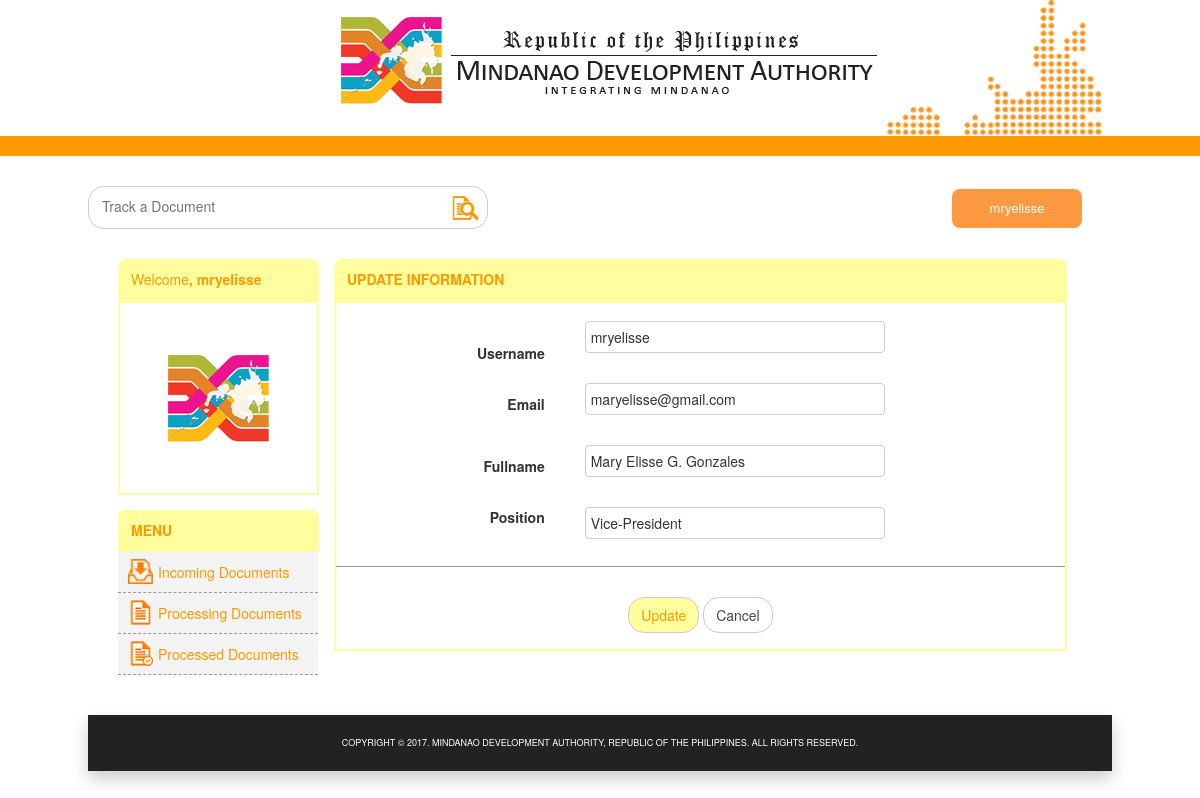
/user/updateinfo-user.php?id=2 (signed in), run on the app's committed database.
### tables this page shows
CREATE TABLE `users` (
  `id` int(11) UNSIGNED NOT NULL,
  `username` varchar(50) NOT NULL,
  `email` varchar(50) NOT NULL,
  `name` varchar(50) NOT NULL,
  `office` varchar(50) NOT NULL,
  `userType` varchar(30) NOT NULL,
  `position` varchar(50) NOT NULL,
  `password` varchar(255) NOT NULL,
  `created_at` datetime NOT NULL DEFAULT CURRENT_TIMESTAMP
);

### include/update-info.php (called while the page is built, shortened)
<?php
require_once 'config.php';
$username = $email = $name = $position = $userType="";
$username_err = $email_err = $name_err = $position_err = "";
if(isset($_POST["id"]) && !empty($_POST["id"])){
    $id = $_POST["id"];
		$input_username = trim($_POST["username"]);
    if(empty($input_username)){
        $username_err = "Please enter a username.";
    } else{
        $sql = "SELECT id, userType FROM users WHERE username = ?";
        if($stmt = mysqli_prepare($link, $sql)){
            mysqli_stmt_bind_param($stmt, "s", $param_username);
            $param_username = trim($_POST["username"]);
            if(mysqli_stmt_execute($stmt)){
                mysqli_stmt_store_result($stmt);
                mysqli_stmt_bind_result($stmt, $idTmp, $userType_db);
                  if(mysqli_stmt_fetch($stmt)){
                    $userType = $userType_db;
                  }
                    $username = $input_username;
            } else{
                echo "Oops! Something went wrong. Please try again later.";
            }
        }
        mysqli_stmt_close($stmt);
    }
		$input_email = trim($_POST["email"]);
		if(empty($input_email)){
        $email_err = "Please enter an email.";
    } elseif (!filter_var(trim($_POST['email']), FILTER_VALIDATE_EMAIL)) {
      $email_err = "Please enter a valid email";
    } else{
        $email = $input_email;
    }
    $input_name = trim($_POST["name"]);
    if(empty($input_name)){
        $name_err = "Please enter a name.";
    } elseif(!filter_var(trim($_POST["name"]), FILTER_VALIDATE_REGEXP, array("options"=>array("regexp"=>"/^[a-zA-Z'-.\s ]+$/")))){
        $name_err = 'Please enter a valid name.';
    } else{
        $name = $input_name;
    }
    $input_position = trim($_POST["position"]);
    if(empty($input_position)){
        $position_err = 'Please enter a position.';
    } else{
        $position = $input_position;
    }
    if(empty($username_err) && empty($email_err) && empty($name_err) && empty($position_err)){
        $sql = "UPDATE users SET username=?, email=?, name=?, position=? WHERE id=?";
        if($stmt = mysqli_prepare($link, $sql)){
            mysqli_stmt_bind_param($stmt, "ssssi", $param_username, $param_email, $param_name, $param_position, $param_id);
						$param_username = $username;
            $param_email = $email;
            $param_name = $name;
            $param_position = $position;
            $param_id = $id;
            if(mysqli_stmt_execute($stmt)){
                if(strcmp($userType,"Admin")==0){
                  header("location: index.php");
                  exit();
                }else if(strcmp($userType,"User")==0){
                  header("location: usersetting-user.php");
                  exit();
                }else{
                  header("location: usersetting-record.php");
                  exit();
                }
            } else{
                echo "Something went wrong. Please try again later.";
            }
        }
        mysqli_stmt_close($stmt);
    }
    mysqli_close($link);
} else{
    if(isset($_GET["id"]) && !empty(trim($_GET["id"]))){
        $sql = "SELECT * FROM users WHERE id = ?";
        if($stmt = mysqli_prepare($link, $sql)){
            mysqli_stmt_bind_param($stmt, "i", $param_id);
            if(mysqli_stmt_execute($stmt)){
                $result = mysqli_stmt_get_result($stmt);
                if(mysqli_num_rows($result) == 1){
                    $row = mysqli_fetch_array($result, MYSQLI_ASSOC);
                    $username = $row["username"];
                    $email = $row["email"];
                    $name = $row["name"];
										$position = $row["position"];
                } else{
									echo "URL doesn't contain valid id. Redirect to error page";
                }
            } else{
                echo "Oops! Something went wrong. Please try again later.";
            }
        }
    }  else{
			echo "URL doesn't contain id parameter. ";
    }
}
?>

### user/updateinfo-user.php (the view, shortened to what this page needs)
<?php
	require_once '../include/update-info.php';
?>
<!DOCTYPE html>
<head>
	<link rel="stylesheet" type="text/css" href="../css/styles.css" />
	<link rel="stylesheet" href="../css/bootstrap.min.css">
</head>
<body>
	<header>
		<div class="minda-header">
		<img src="../img/minda-header.png" alt="minda-header" class="minda-banner" >
		<img src="../img/minda-img.png" alt="mindanao" class="minda-logo">
	</div>
	<div class="bar-line"></div>
	</header>
	<div class="wrapper">
		<div class="search-menu">
      <form action="../results.php" method="GET">
        <div class="search-div">
            <input type="text" name="search_query"  placeholder="Track a Document"/>
            <span><button type="submit" class="btnSearch"><img src="../img/search-icon.png"></button></span>
        </div>
      </form>
      <div class="dropdown">
        <button onclick="dropFunc()" class="dropbtn"><?php echo $_SESSION['username']; ?></button>
      </div>
    </div>
    <div class="contents">
      <table>
        <tr>
          <td class="user-menu" valign="top">
            <h3 class="user-pic-label"><span>Welcome</span>, <?php echo $_SESSION['username']; ?></h3>
          		<img src="../img/minda-logo.png" alt="user-profile-pic">
          </td>
					<td class="am-display" rowspan="2" valign="top">
            <h3 class="nav-header">update information</h3>
              <div class="menu-display" style="height: 350px">
								<form action="<?php echo htmlspecialchars(basename($_SERVER['REQUEST_URI'])); ?>" method="post">
									<table class="update-info">
										<tr height="70" valign="bottom">
												<td class="update-td">Username</td>
												<td class="update-textbox">
														<input type="text" name="username" value="<?php echo $username; ?>"/><br>
												</td>
										</tr>
										<tr height="60">
											<td class="update-td">Email</td>
											<td class="update-textbox">
													<input type="text" name="email" value="<?php echo $email; ?>"/><br>
											</td>
										</tr>
										<tr height="60">
											<td class="update-td">Fullname</td>
											<td class="update-textbox">
													<input type="text" name="name" value="<?php echo $name; ?>"/><br>
											</td>
										</tr>
										<tr height="70" valign="top">
											<td class="update-td">Position</td>
											<td class="update-textbox">
													<input type="text" name="position" value="<?php echo $position; ?>"/><br>
											</td>
										</tr>
									</table>
									<center>
									<div class="update-in-pass">
									<input type="submit" name="btnSave" class="btnOk" value="Update" />
									<p class="btnCancel"><a href="usersetting-user.php">Cancel</a></p> </div>
								</center>
								</form>
            </td>
          </tr>
					<td class="admin-menu" valign="top">
						<div class="user-menus">
						<h3 class="nav-header">menu</h3>
						<ul>
							<li><a href="incomingdocu.php"><img src="../img/incoming-document.png" alt="incoming-docu-icon"><p>incoming documents</p></a></li>
							<li><a href="processingdocu.php"><img src="../img/document-icon.png" alt="processing-icon"><p>processing documents</p></a></li>
							<li><a href="processeddocu.php"><img src="../img/processed-docu.png" alt="processed-icon"><p>processed documents</p></a></li>
						</ul>
					</div>
					</td>
        </table>
      </div>
    </div>
        <footer class="footer">
            <center><p class="copyright">COPYRIGHT © 2017. MINDANAO DEVELOPMENT AUTHORITY, REPUBLIC OF THE PHILIPPINES. ALL RIGHTS RESERVED.</p></center>
        </footer>
    </body>
  </html>

### css/styles.css (style rules this page uses)
body { font-family: Arial, 'Helvetica Neue', Helvetica, sans-serif; }
.minda-header { width: 1024px; margin: 0 auto; height: 136px; }
.minda-banner { margin-left:250px; margin-top: 10px; }
.minda-logo { position: absolute; }
.bar-line { height: 20px; background-color: rgb(255,153,0); }
.wrapper { width: 1024px; margin: 0 auto; }
.footer { width: 1024px; height: 56px; background-color: rgb(34,34,34); margin: 0 auto; margin-top: 40px; box-shadow: 0px 8px 16px 0px rgba(0,0,0,0.2); }
.copyright { text-align: center; color: rgb(255,255,255); font-size: 9px; padding: 22px; }
.search-div { border: 1px solid #ccc; border-radius: 16px; width: 400px; }
.search-div input[type=text] { padding: 8px 12px; border: 1px solid white; border-top-left-radius: 16px; border-bottom-left-radius: 16px; width: 350px; }
.btnSearch { padding: 5px 7px; background-color: white; color:rgb(67,67,67); border: 1px solid white; border-top-right-radius: 16px; border-bottom-right-radius: 16px; }
.btnSearch img { width: 28px; height: 28px; }
.search-menu { margin-top: 30px; }
.dropbtn { background-color: #fd9941; color: white; padding: 10px 5px 10px 5px; font-size: 13px; border: none; cursor: pointer; border-radius: 8px; width: 130px; }
.dropdown { margin-top: -40px; float: right; margin-right: 30px; }
.contents { margin: 30px; }
.nav-header { font-size: 14px; color: rgb(255,153,0); background-color: rgb(255,254,159); padding: 13px; text-transform: uppercase; border-top-left-radius: 8px; border-top-right-radius: 8px; margin: 0px; font-weight: bold; }
.admin-menu p, .admin-menu img { display: inline; }
.admin-menu p { padding-left: 30px; }
.admin-menu img { width: 25px; height: 25px; position: absolute; margin-top: -3px; }
.admin-menu ul { list-style-type: none; margin: 0; padding: 0; width: 200px; background-color: rgb(243,243,243); }
.admin-menu li a { display: block; padding: 10px 10px; text-decoration: none; font-size: 14px; color: rgb(255,153,0); text-transform: capitalize; border-bottom: 1px dashed rgb(153,153,153); }
.am-display { width: 748px; padding-left: 15px; }
.menu-display { border: 2px solid rgb(255,254,159); }
.menu-display { display: table; width: 100%; }
.btnOk, .btnCancel { padding: 7px 12px; border: 1px solid #ccc; border-radius: 16px; }
.btnOk { background-color: rgb(255,254,159); color: rgb(255,153,0); font-size: 14px; }
.btnCancel { background-color: white; width: 50px; margin-top: 0px; }
.btnCancel a { text-decoration: none; color:rgb(67,67,67); font-size: 14px; }
.update-in-pass { margin-top: 30px; }
.update-in-pass p, .update-in-pass input[text=submit] { display: inline; }
.update-info { border-bottom: 1px solid rgb(153,153,153); width: 100%; padding: 20px 0; }
.update-td { font-size: 14px; color: rgb(51,51,51); font-weight: bold; padding: 10px; text-align: right; }
.update-info input[type=text] { padding: 5px; border: 1px solid #ccc; border-radius: 4px; width: 300px; }
.update-textbox { width: 70%; padding: 10px 10px 10px 30px; }
.update-info { border-collapse: collapse; }
.user-menu { height: 241px; }
.user-menu img { padding: 45px; border: 2px solid #FFFE9F; }
.user-menu span { font-weight: normal; }
.user-pic-label { font-size: 14px; color: rgb(255,153,0); background-color: rgb(255,254,159); padding: 13px; border-top-left-radius: 8px; border-top-right-radius: 8px; margin: 0px; font-weight: bold; }
.user-menus { margin-top: 10px; }

### data on the page
users: username "mryelisse", email "maryelisse@gmail.com", name "Mary Elisse G. Gonzales", position "Vice-President"

### other printed values
$_SESSION['username'] "mryelisse"
